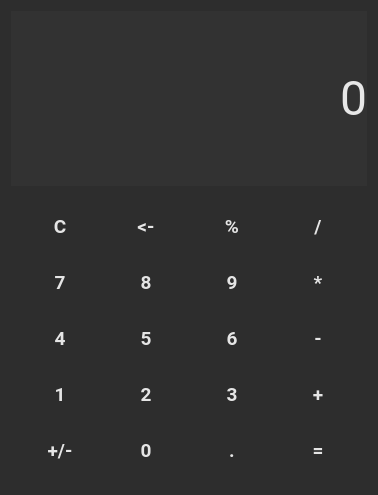
<?xml version="1.0" encoding="UTF-8"?>
<ui version="4.0">
 <class>Form</class>
 <widget class="QWidget" name="Form">
  <property name="geometry">
   <rect>
    <x>0</x>
    <y>0</y>
    <width>374</width>
    <height>491</height>
   </rect>
  </property>
  <property name="windowTitle">
   <string>Form</string>
  </property>
  <property name="styleSheet">
   <string notr="true">background-color: rgb(54, 54, 54);
background-color: rgb(45, 45, 45);</string>
  </property>
  <layout class="QGridLayout" name="gridLayout_2">
   <item row="0" column="0">
    <widget class="QLabel" name="label">
     <property name="sizePolicy">
      <sizepolicy hsizetype="Preferred" vsizetype="MinimumExpanding">
       <horstretch>0</horstretch>
       <verstretch>0</verstretch>
      </sizepolicy>
     </property>
     <property name="minimumSize">
      <size>
       <width>0</width>
       <height>175</height>
      </size>
     </property>
     <property name="maximumSize">
      <size>
       <width>16777215</width>
       <height>300</height>
      </size>
     </property>
     <property name="font">
      <font>
       <family>Roboto</family>
       <pointsize>36</pointsize>
       <weight>50</weight>
       <bold>false</bold>
      </font>
     </property>
     <property name="styleSheet">
      <string notr="true">background-color: rgb(50, 50, 50);
color: rgb(231, 231, 231);</string>
     </property>
     <property name="text">
      <string>0</string>
     </property>
     <property name="alignment">
      <set>Qt::AlignRight|Qt::AlignTrailing|Qt::AlignVCenter</set>
     </property>
    </widget>
   </item>
   <item row="1" column="0">
    <widget class="QWidget" name="gridWidget" native="true">
     <property name="sizePolicy">
      <sizepolicy hsizetype="Preferred" vsizetype="Expanding">
       <horstretch>0</horstretch>
       <verstretch>0</verstretch>
      </sizepolicy>
     </property>
     <layout class="QGridLayout" name="gridLayout">
      <item row="4" column="3">
       <widget class="QPushButton" name="btn_iseq">
        <property name="sizePolicy">
         <sizepolicy hsizetype="Minimum" vsizetype="Expanding">
          <horstretch>0</horstretch>
          <verstretch>0</verstretch>
         </sizepolicy>
        </property>
        <property name="minimumSize">
         <size>
          <width>80</width>
          <height>50</height>
         </size>
        </property>
        <property name="font">
         <font>
          <family>Roboto</family>
          <pointsize>14</pointsize>
          <weight>75</weight>
          <bold>true</bold>
         </font>
        </property>
        <property name="styleSheet">
         <string notr="true">QPushButton {
	color: rgb(229, 229, 229);
	border: 1px;
	border-radius: 3px;
	background-color: qlineargradient(x1: 0, y1: 0, x2: 0, y2: 1,
									 stop: 0 rgb(82, 120, 250), stop: 1 rgb(82, 119, 188));}
QPushButton:pressed {
	background-color: qlineargradient(x1: 0, y1: 0, x2: 0, y2: 1,
									 stop: 0 rgb(48, 89, 186), stop: 1 rgb(8, 47, 118));
}</string>
        </property>
        <property name="text">
         <string>=</string>
        </property>
       </widget>
      </item>
      <item row="0" column="2">
       <widget class="QPushButton" name="btn_percent">
        <property name="sizePolicy">
         <sizepolicy hsizetype="Minimum" vsizetype="Expanding">
          <horstretch>0</horstretch>
          <verstretch>0</verstretch>
         </sizepolicy>
        </property>
        <property name="minimumSize">
         <size>
          <width>80</width>
          <height>50</height>
         </size>
        </property>
        <property name="font">
         <font>
          <family>Roboto</family>
          <pointsize>14</pointsize>
          <weight>75</weight>
          <bold>true</bold>
         </font>
        </property>
        <property name="styleSheet">
         <string notr="true">QPushButton {
	color: rgb(229, 229, 229);
	border: 1px;
	border-radius: 3px;
	background-color: qlineargradient(x1: 0, y1: 0, x2: 0, y2: 1,
									 stop: 0 rgb(60, 60, 60), stop: 1 rgb(50, 50, 50));}
QPushButton:pressed {
	background-color: qlineargradient(x1: 0, y1: 0, x2: 0, y2: 1,
									 stop: 0 #afafaf, stop: 1 #787878);
}</string>
        </property>
        <property name="text">
         <string>%</string>
        </property>
       </widget>
      </item>
      <item row="0" column="3">
       <widget class="QPushButton" name="btn_div">
        <property name="sizePolicy">
         <sizepolicy hsizetype="Minimum" vsizetype="Expanding">
          <horstretch>0</horstretch>
          <verstretch>0</verstretch>
         </sizepolicy>
        </property>
        <property name="minimumSize">
         <size>
          <width>80</width>
          <height>50</height>
         </size>
        </property>
        <property name="font">
         <font>
          <family>Roboto</family>
          <pointsize>14</pointsize>
          <weight>75</weight>
          <bold>true</bold>
         </font>
        </property>
        <property name="styleSheet">
         <string notr="true">QPushButton {
	color: rgb(229, 229, 229);
	border: 1px;
	border-radius: 3px;
	background-color: qlineargradient(x1: 0, y1: 0, x2: 0, y2: 1,
									 stop: 0 rgb(60, 60, 60), stop: 1 rgb(50, 50, 50));}
QPushButton:pressed {
	background-color: qlineargradient(x1: 0, y1: 0, x2: 0, y2: 1,
									 stop: 0 #afafaf, stop: 1 #787878);
}</string>
        </property>
        <property name="text">
         <string>/</string>
        </property>
       </widget>
      </item>
      <item row="3" column="3">
       <widget class="QPushButton" name="btn_plus">
        <property name="sizePolicy">
         <sizepolicy hsizetype="Minimum" vsizetype="Expanding">
          <horstretch>0</horstretch>
          <verstretch>0</verstretch>
         </sizepolicy>
        </property>
        <property name="minimumSize">
         <size>
          <width>80</width>
          <height>50</height>
         </size>
        </property>
        <property name="font">
         <font>
          <family>Roboto</family>
          <pointsize>14</pointsize>
          <weight>75</weight>
          <bold>true</bold>
         </font>
        </property>
        <property name="styleSheet">
         <string notr="true">QPushButton {
	color: rgb(229, 229, 229);
	border: 1px;
	border-radius: 3px;
	background-color: qlineargradient(x1: 0, y1: 0, x2: 0, y2: 1,
									 stop: 0 rgb(60, 60, 60), stop: 1 rgb(50, 50, 50));}
QPushButton:pressed {
	background-color: qlineargradient(x1: 0, y1: 0, x2: 0, y2: 1,
									 stop: 0 #afafaf, stop: 1 #787878);
}</string>
        </property>
        <property name="text">
         <string>+</string>
        </property>
       </widget>
      </item>
      <item row="4" column="0">
       <widget class="QPushButton" name="btn_plus_minus">
        <property name="sizePolicy">
         <sizepolicy hsizetype="Minimum" vsizetype="Expanding">
          <horstretch>0</horstretch>
          <verstretch>0</verstretch>
         </sizepolicy>
        </property>
        <property name="minimumSize">
         <size>
          <width>80</width>
          <height>50</height>
         </size>
        </property>
        <property name="font">
         <font>
          <family>Roboto</family>
          <pointsize>14</pointsize>
          <weight>75</weight>
          <bold>true</bold>
         </font>
        </property>
        <property name="styleSheet">
         <string notr="true">QPushButton {
	color: rgb(229, 229, 229);
	border: 1px;
	border-radius: 3px;
	background-color: qlineargradient(x1: 0, y1: 0, x2: 0, y2: 1,
									 stop: 0 rgb(24, 24, 24), stop: 1 #111111);}
QPushButton:pressed {
	background-color: qlineargradient(x1: 0, y1: 0, x2: 0, y2: 1,
									 stop: 0 #afafaf, stop: 1 #787878);
}</string>
        </property>
        <property name="text">
         <string>+/-</string>
        </property>
       </widget>
      </item>
      <item row="0" column="1">
       <widget class="QPushButton" name="btn_backspace">
        <property name="sizePolicy">
         <sizepolicy hsizetype="Minimum" vsizetype="Expanding">
          <horstretch>0</horstretch>
          <verstretch>0</verstretch>
         </sizepolicy>
        </property>
        <property name="minimumSize">
         <size>
          <width>80</width>
          <height>50</height>
         </size>
        </property>
        <property name="font">
         <font>
          <family>Roboto</family>
          <pointsize>14</pointsize>
          <weight>75</weight>
          <bold>true</bold>
         </font>
        </property>
        <property name="styleSheet">
         <string notr="true">QPushButton {
	color: rgb(229, 229, 229);
	border: 1px;
	border-radius: 3px;
	background-color: qlineargradient(x1: 0, y1: 0, x2: 0, y2: 1,
									 stop: 0 rgb(60, 60, 60), stop: 1 rgb(50, 50, 50));}
QPushButton:pressed {
	background-color: qlineargradient(x1: 0, y1: 0, x2: 0, y2: 1,
									 stop: 0 #afafaf, stop: 1 #787878);
}</string>
        </property>
        <property name="text">
         <string>&lt;-</string>
        </property>
       </widget>
      </item>
      <item row="4" column="2">
       <widget class="QPushButton" name="btn_point">
        <property name="sizePolicy">
         <sizepolicy hsizetype="Minimum" vsizetype="Expanding">
          <horstretch>0</horstretch>
          <verstretch>0</verstretch>
         </sizepolicy>
        </property>
        <property name="minimumSize">
         <size>
          <width>80</width>
          <height>50</height>
         </size>
        </property>
        <property name="font">
         <font>
          <family>Roboto</family>
          <pointsize>14</pointsize>
          <weight>75</weight>
          <bold>true</bold>
         </font>
        </property>
        <property name="styleSheet">
         <string notr="true">QPushButton {
	color: rgb(229, 229, 229);
	border: 1px;
	border-radius: 3px;
	background-color: qlineargradient(x1: 0, y1: 0, x2: 0, y2: 1,
									 stop: 0 rgb(24, 24, 24), stop: 1 #111111);}
QPushButton:pressed {
	background-color: qlineargradient(x1: 0, y1: 0, x2: 0, y2: 1,
									 stop: 0 #afafaf, stop: 1 #787878);
}</string>
        </property>
        <property name="text">
         <string>.</string>
        </property>
       </widget>
      </item>
      <item row="2" column="0">
       <widget class="QPushButton" name="btn_4">
        <property name="sizePolicy">
         <sizepolicy hsizetype="Minimum" vsizetype="Expanding">
          <horstretch>0</horstretch>
          <verstretch>0</verstretch>
         </sizepolicy>
        </property>
        <property name="minimumSize">
         <size>
          <width>80</width>
          <height>50</height>
         </size>
        </property>
        <property name="font">
         <font>
          <family>Roboto</family>
          <pointsize>14</pointsize>
          <weight>75</weight>
          <bold>true</bold>
         </font>
        </property>
        <property name="styleSheet">
         <string notr="true">QPushButton {
	color: rgb(229, 229, 229);
	border: 1px;
	border-radius: 3px;
	background-color: qlineargradient(x1: 0, y1: 0, x2: 0, y2: 1,
									 stop: 0 rgb(24, 24, 24), stop: 1 #111111);}
QPushButton:pressed {
	background-color: qlineargradient(x1: 0, y1: 0, x2: 0, y2: 1,
									 stop: 0 #afafaf, stop: 1 #787878);
}</string>
        </property>
        <property name="text">
         <string>4</string>
        </property>
       </widget>
      </item>
      <item row="3" column="1">
       <widget class="QPushButton" name="btn_2">
        <property name="sizePolicy">
         <sizepolicy hsizetype="Minimum" vsizetype="Expanding">
          <horstretch>0</horstretch>
          <verstretch>0</verstretch>
         </sizepolicy>
        </property>
        <property name="minimumSize">
         <size>
          <width>80</width>
          <height>50</height>
         </size>
        </property>
        <property name="font">
         <font>
          <family>Roboto</family>
          <pointsize>14</pointsize>
          <weight>75</weight>
          <bold>true</bold>
         </font>
        </property>
        <property name="styleSheet">
         <string notr="true">QPushButton {
	color: rgb(229, 229, 229);
	border: 1px;
	border-radius: 3px;
	background-color: qlineargradient(x1: 0, y1: 0, x2: 0, y2: 1,
									 stop: 0 rgb(24, 24, 24), stop: 1 #111111);}
QPushButton:pressed {
	background-color: qlineargradient(x1: 0, y1: 0, x2: 0, y2: 1,
									 stop: 0 #afafaf, stop: 1 #787878);
}</string>
        </property>
        <property name="text">
         <string>2</string>
        </property>
       </widget>
      </item>
      <item row="4" column="1">
       <widget class="QPushButton" name="btn_0">
        <property name="sizePolicy">
         <sizepolicy hsizetype="Minimum" vsizetype="Expanding">
          <horstretch>0</horstretch>
          <verstretch>0</verstretch>
         </sizepolicy>
        </property>
        <property name="minimumSize">
         <size>
          <width>80</width>
          <height>50</height>
         </size>
        </property>
        <property name="font">
         <font>
          <family>Roboto</family>
          <pointsize>14</pointsize>
          <weight>75</weight>
          <bold>true</bold>
         </font>
        </property>
        <property name="styleSheet">
         <string notr="true">QPushButton {
	color: rgb(229, 229, 229);
	border: 1px;
	border-radius: 3px;
	background-color: qlineargradient(x1: 0, y1: 0, x2: 0, y2: 1,
									 stop: 0 rgb(24, 24, 24), stop: 1 #111111);}
QPushButton:pressed {
	background-color: qlineargradient(x1: 0, y1: 0, x2: 0, y2: 1,
									 stop: 0 #afafaf, stop: 1 #787878);
}</string>
        </property>
        <property name="text">
         <string>0</string>
        </property>
       </widget>
      </item>
      <item row="2" column="3">
       <widget class="QPushButton" name="btn_minus">
        <property name="sizePolicy">
         <sizepolicy hsizetype="Minimum" vsizetype="Expanding">
          <horstretch>0</horstretch>
          <verstretch>0</verstretch>
         </sizepolicy>
        </property>
        <property name="minimumSize">
         <size>
          <width>80</width>
          <height>50</height>
         </size>
        </property>
        <property name="font">
         <font>
          <family>Roboto</family>
          <pointsize>14</pointsize>
          <weight>75</weight>
          <bold>true</bold>
         </font>
        </property>
        <property name="styleSheet">
         <string notr="true">QPushButton {
	color: rgb(229, 229, 229);
	border: 1px;
	border-radius: 3px;
	background-color: qlineargradient(x1: 0, y1: 0, x2: 0, y2: 1,
									 stop: 0 rgb(60, 60, 60), stop: 1 rgb(50, 50, 50));}
QPushButton:pressed {
	background-color: qlineargradient(x1: 0, y1: 0, x2: 0, y2: 1,
									 stop: 0 #afafaf, stop: 1 #787878);
}</string>
        </property>
        <property name="text">
         <string>-</string>
        </property>
       </widget>
      </item>
      <item row="2" column="2">
       <widget class="QPushButton" name="btn_6">
        <property name="sizePolicy">
         <sizepolicy hsizetype="Minimum" vsizetype="Expanding">
          <horstretch>0</horstretch>
          <verstretch>0</verstretch>
         </sizepolicy>
        </property>
        <property name="minimumSize">
         <size>
          <width>80</width>
          <height>50</height>
         </size>
        </property>
        <property name="font">
         <font>
          <family>Roboto</family>
          <pointsize>14</pointsize>
          <weight>75</weight>
          <bold>true</bold>
         </font>
        </property>
        <property name="styleSheet">
         <string notr="true">QPushButton {
	color: rgb(229, 229, 229);
	border: 1px;
	border-radius: 3px;
	background-color: qlineargradient(x1: 0, y1: 0, x2: 0, y2: 1,
									 stop: 0 rgb(24, 24, 24), stop: 1 #111111);}
QPushButton:pressed {
	background-color: qlineargradient(x1: 0, y1: 0, x2: 0, y2: 1,
									 stop: 0 #afafaf, stop: 1 #787878);
}</string>
        </property>
        <property name="text">
         <string>6</string>
        </property>
       </widget>
      </item>
      <item row="3" column="2">
       <widget class="QPushButton" name="btn_3">
        <property name="sizePolicy">
         <sizepolicy hsizetype="Minimum" vsizetype="Expanding">
          <horstretch>0</horstretch>
          <verstretch>0</verstretch>
         </sizepolicy>
        </property>
        <property name="minimumSize">
         <size>
          <width>80</width>
          <height>50</height>
         </size>
        </property>
        <property name="font">
         <font>
          <family>Roboto</family>
          <pointsize>14</pointsize>
          <weight>75</weight>
          <bold>true</bold>
         </font>
        </property>
        <property name="styleSheet">
         <string notr="true">QPushButton {
	color: rgb(229, 229, 229);
	border: 1px;
	border-radius: 3px;
	background-color: qlineargradient(x1: 0, y1: 0, x2: 0, y2: 1,
									 stop: 0 rgb(24, 24, 24), stop: 1 #111111);}
QPushButton:pressed {
	background-color: qlineargradient(x1: 0, y1: 0, x2: 0, y2: 1,
									 stop: 0 #afafaf, stop: 1 #787878);
}</string>
        </property>
        <property name="text">
         <string>3</string>
        </property>
       </widget>
      </item>
      <item row="2" column="1">
       <widget class="QPushButton" name="btn_5">
        <property name="sizePolicy">
         <sizepolicy hsizetype="Minimum" vsizetype="Expanding">
          <horstretch>0</horstretch>
          <verstretch>0</verstretch>
         </sizepolicy>
        </property>
        <property name="minimumSize">
         <size>
          <width>80</width>
          <height>50</height>
         </size>
        </property>
        <property name="font">
         <font>
          <family>Roboto</family>
          <pointsize>14</pointsize>
          <weight>75</weight>
          <bold>true</bold>
         </font>
        </property>
        <property name="styleSheet">
         <string notr="true">QPushButton {
	color: rgb(229, 229, 229);
	border: 1px;
	border-radius: 3px;
	background-color: qlineargradient(x1: 0, y1: 0, x2: 0, y2: 1,
									 stop: 0 rgb(24, 24, 24), stop: 1 #111111);}
QPushButton:pressed {
	background-color: qlineargradient(x1: 0, y1: 0, x2: 0, y2: 1,
									 stop: 0 #afafaf, stop: 1 #787878);
}</string>
        </property>
        <property name="text">
         <string>5</string>
        </property>
       </widget>
      </item>
      <item row="0" column="0">
       <widget class="QPushButton" name="btn_C">
        <property name="sizePolicy">
         <sizepolicy hsizetype="Minimum" vsizetype="Expanding">
          <horstretch>0</horstretch>
          <verstretch>0</verstretch>
         </sizepolicy>
        </property>
        <property name="minimumSize">
         <size>
          <width>80</width>
          <height>50</height>
         </size>
        </property>
        <property name="font">
         <font>
          <family>Roboto</family>
          <pointsize>14</pointsize>
          <weight>75</weight>
          <bold>true</bold>
         </font>
        </property>
        <property name="styleSheet">
         <string notr="true">QPushButton {
	color: rgb(229, 229, 229);
	border: 1px;
	border-radius: 3px;
	background-color: qlineargradient(x1: 0, y1: 0, x2: 0, y2: 1,
									 stop: 0 rgb(60, 60, 60), stop: 1 rgb(50, 50, 50));}
QPushButton:pressed {
	background-color: qlineargradient(x1: 0, y1: 0, x2: 0, y2: 1,
									 stop: 0 #afafaf, stop: 1 #787878);
}</string>
        </property>
        <property name="text">
         <string>C</string>
        </property>
       </widget>
      </item>
      <item row="3" column="0">
       <widget class="QPushButton" name="btn_1">
        <property name="sizePolicy">
         <sizepolicy hsizetype="Minimum" vsizetype="Expanding">
          <horstretch>0</horstretch>
          <verstretch>0</verstretch>
         </sizepolicy>
        </property>
        <property name="minimumSize">
         <size>
          <width>80</width>
          <height>50</height>
         </size>
        </property>
        <property name="font">
         <font>
          <family>Roboto</family>
          <pointsize>14</pointsize>
          <weight>75</weight>
          <bold>true</bold>
         </font>
        </property>
        <property name="styleSheet">
         <string notr="true">QPushButton {
	color: rgb(229, 229, 229);
	border: 1px;
	border-radius: 3px;
	background-color: qlineargradient(x1: 0, y1: 0, x2: 0, y2: 1,
									 stop: 0 rgb(24, 24, 24), stop: 1 #111111);}
QPushButton:pressed {
	background-color: qlineargradient(x1: 0, y1: 0, x2: 0, y2: 1,
									 stop: 0 #afafaf, stop: 1 #787878);
}</string>
        </property>
        <property name="text">
         <string>1</string>
        </property>
       </widget>
      </item>
      <item row="1" column="0">
       <widget class="QPushButton" name="btn_7">
        <property name="sizePolicy">
         <sizepolicy hsizetype="Minimum" vsizetype="Expanding">
          <horstretch>0</horstretch>
          <verstretch>0</verstretch>
         </sizepolicy>
        </property>
        <property name="minimumSize">
         <size>
          <width>80</width>
          <height>50</height>
         </size>
        </property>
        <property name="font">
         <font>
          <family>Roboto</family>
          <pointsize>14</pointsize>
          <weight>75</weight>
          <bold>true</bold>
         </font>
        </property>
        <property name="styleSheet">
         <string notr="true">QPushButton {
	color: rgb(229, 229, 229);
	border: 1px;
	border-radius: 3px;
	background-color: qlineargradient(x1: 0, y1: 0, x2: 0, y2: 1,
									 stop: 0 rgb(24, 24, 24), stop: 1 #111111);}
QPushButton:pressed {
	background-color: qlineargradient(x1: 0, y1: 0, x2: 0, y2: 1,
									 stop: 0 #afafaf, stop: 1 #787878);
}</string>
        </property>
        <property name="text">
         <string>7</string>
        </property>
       </widget>
      </item>
      <item row="1" column="1">
       <widget class="QPushButton" name="btn_8">
        <property name="sizePolicy">
         <sizepolicy hsizetype="Minimum" vsizetype="Expanding">
          <horstretch>0</horstretch>
          <verstretch>0</verstretch>
         </sizepolicy>
        </property>
        <property name="minimumSize">
         <size>
          <width>80</width>
          <height>50</height>
         </size>
        </property>
        <property name="font">
         <font>
          <family>Roboto</family>
          <pointsize>14</pointsize>
          <weight>75</weight>
          <bold>true</bold>
         </font>
        </property>
        <property name="styleSheet">
         <string notr="true">QPushButton {
	color: rgb(229, 229, 229);
	border: 1px;
	border-radius: 3px;
	background-color: qlineargradient(x1: 0, y1: 0, x2: 0, y2: 1,
									 stop: 0 rgb(24, 24, 24), stop: 1 #111111);}
QPushButton:pressed {
	background-color: qlineargradient(x1: 0, y1: 0, x2: 0, y2: 1,
									 stop: 0 #afafaf, stop: 1 #787878);
}</string>
        </property>
        <property name="text">
         <string>8</string>
        </property>
       </widget>
      </item>
      <item row="1" column="2">
       <widget class="QPushButton" name="btn_9">
        <property name="sizePolicy">
         <sizepolicy hsizetype="Minimum" vsizetype="Expanding">
          <horstretch>0</horstretch>
          <verstretch>0</verstretch>
         </sizepolicy>
        </property>
        <property name="minimumSize">
         <size>
          <width>80</width>
          <height>50</height>
         </size>
        </property>
        <property name="font">
         <font>
          <family>Roboto</family>
          <pointsize>14</pointsize>
          <weight>75</weight>
          <bold>true</bold>
         </font>
        </property>
        <property name="styleSheet">
         <string notr="true">QPushButton {
	color: rgb(229, 229, 229);
	border: 1px;
	border-radius: 3px;
	background-color: qlineargradient(x1: 0, y1: 0, x2: 0, y2: 1,
									 stop: 0 rgb(24, 24, 24), stop: 1 #111111);}
QPushButton:pressed {
	background-color: qlineargradient(x1: 0, y1: 0, x2: 0, y2: 1,
									 stop: 0 #afafaf, stop: 1 #787878);
}</string>
        </property>
        <property name="text">
         <string>9</string>
        </property>
       </widget>
      </item>
      <item row="1" column="3">
       <widget class="QPushButton" name="btn_mult">
        <property name="sizePolicy">
         <sizepolicy hsizetype="Minimum" vsizetype="Expanding">
          <horstretch>0</horstretch>
          <verstretch>0</verstretch>
         </sizepolicy>
        </property>
        <property name="minimumSize">
         <size>
          <width>80</width>
          <height>50</height>
         </size>
        </property>
        <property name="font">
         <font>
          <family>Roboto</family>
          <pointsize>14</pointsize>
          <weight>75</weight>
          <bold>true</bold>
         </font>
        </property>
        <property name="styleSheet">
         <string notr="true">QPushButton {
	color: rgb(229, 229, 229);
	border: 1px;
	border-radius: 3px;
	background-color: qlineargradient(x1: 0, y1: 0, x2: 0, y2: 1,
									 stop: 0 rgb(60, 60, 60), stop: 1 rgb(50, 50, 50));}
QPushButton:pressed {
	background-color: qlineargradient(x1: 0, y1: 0, x2: 0, y2: 1,
									 stop: 0 #afafaf, stop: 1 #787878);
}</string>
        </property>
        <property name="text">
         <string>*</string>
        </property>
       </widget>
      </item>
     </layout>
    </widget>
   </item>
  </layout>
 </widget>
 <resources/>
 <connections/>
</ui>
